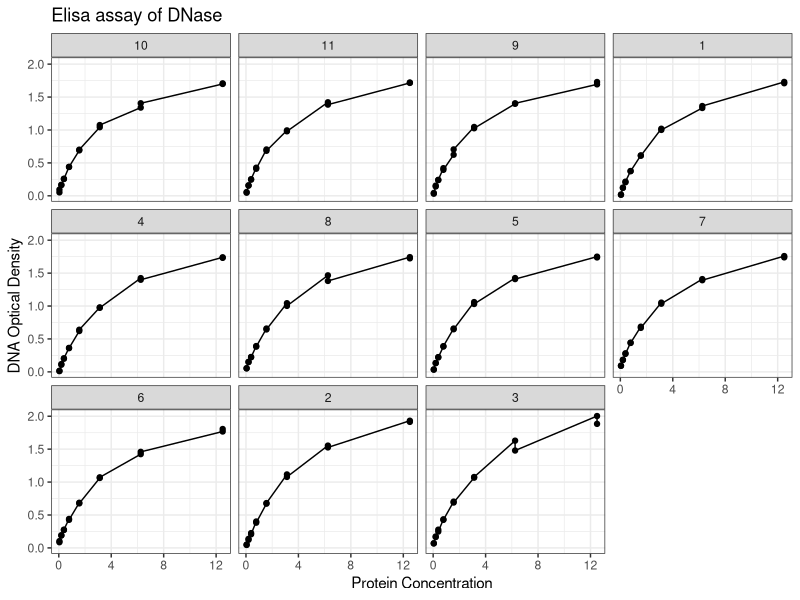

Generate this figure with R:
## ---- chunk 1
#rmarkdown::render_site()
library(ggplot2)
require(stats); require(graphics)
qplot(conc, density, data=DNase, geom=c("point", "line"), group=Run) +
  facet_wrap(~ Run) +
  theme_bw() +
  ylab("DNA Optical Density") + xlab("Protein Concentration") +
  ggtitle("Elisa assay of DNase")
